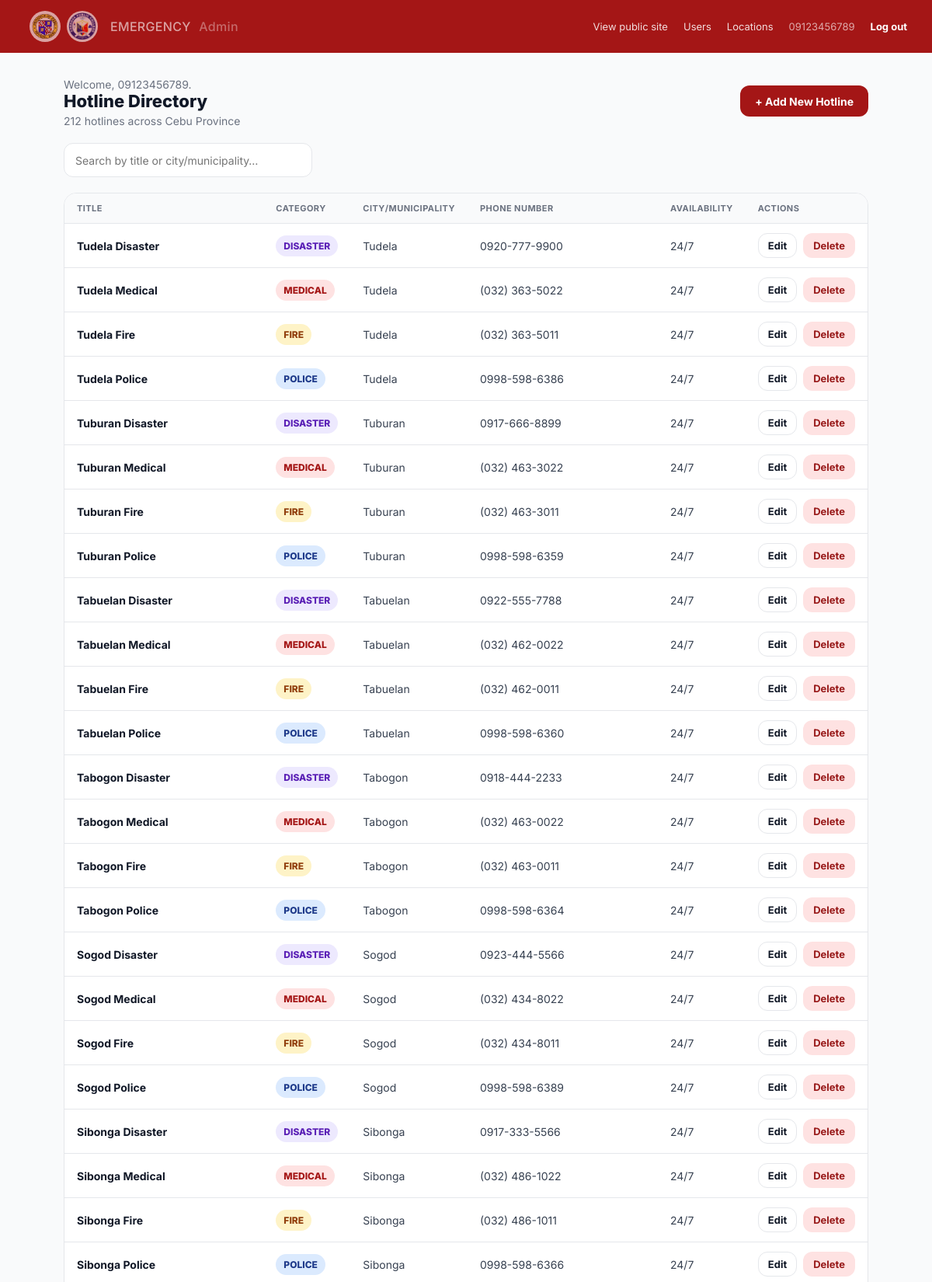
/dashboard.php (signed in, upper part), run on the app's committed database.
### tables this page shows
CREATE TABLE IF NOT EXISTS hotlines (
    id INT AUTO_INCREMENT PRIMARY KEY,
    title VARCHAR(150) NOT NULL,
    category_id INT NOT NULL,
    municipality VARCHAR(100) NOT NULL,
    description TEXT,
    phone_number VARCHAR(100) NOT NULL,
    availability VARCHAR(50) DEFAULT '24/7',
    tag_label VARCHAR(50) DEFAULT 'EMERGENCY',
    created_at TIMESTAMP DEFAULT CURRENT_TIMESTAMP,
    FOREIGN KEY (category_id) REFERENCES categories(id) ON DELETE CASCADE
);

### functions.php (called while the page is built, shortened)
<?php
function e(?string $value): string
{
    return htmlspecialchars($value ?? '', ENT_QUOTES, 'UTF-8');
}
function current_user(): ?array
{
    return $_SESSION['user'] ?? null;
}
function current_user_display_name(): string
{
    $user = current_user();
    return trim((string) ($user['username'] ?? '')) ?: (string) ($user['label'] ?? 'there');
}

### dashboard.php (the view, shortened to what this page needs)
<?php
require_once __DIR__ . '/db.php';
require_once __DIR__ . '/functions.php';
$q = trim($_GET['q'] ?? '');
$sql = 'SELECT h.id, h.title, h.municipality, h.phone_number, h.availability, h.tag_label,
               c.slug AS category_slug, c.name AS category_name
        FROM hotlines h
        JOIN categories c ON c.id = h.category_id';
$params = [];
$sql .= ' ORDER BY h.id DESC';
$stmt = $pdo->prepare($sql);
$stmt->execute($params);
$hotlines = $stmt->fetchAll();
$totalStmt = $pdo->query('SELECT COUNT(*) AS total FROM hotlines');
$total = (int) $totalStmt->fetch()['total'];
include __DIR__ . '/admin-header.php';
?>
    <div class="admin-header-row">
        <div>
            <p class="admin-subtitle">Welcome, <?= e(current_user_display_name()) ?>.</p>
            <h1 class="admin-title">Hotline Directory</h1>
            <p class="admin-subtitle"><?= $total ?> hotline<?= $total === 1 ? '' : 's' ?> across Cebu Province</p>
        </div>
        <a href="<?= BASE_URL ?>/hotline-form.php" class="btn btn--primary">+ Add New Hotline</a>
    </div>
    <form method="get" action="<?= BASE_URL ?>/dashboard.php" class="admin-search">
        <input type="search" name="q" placeholder="Search by title or city/municipality&hellip;" value="<?= e($q) ?>">
    </form>
    <?php if (!$hotlines): ?>
        <div class="admin-table-wrap">
            <p class="admin-empty">
                <?= $q !== '' ? 'No hotlines match "' . e($q) . '".' : 'No hotlines yet — add the first one above.' ?>
            </p>
        </div>
    <?php else: ?>
        <div class="admin-table-wrap">
            <table class="admin-table">
                <thead>
                <tr>
                    <th>Title</th>
                    <th>Category</th>
                    <th>City/Municipality</th>
                    <th>Phone Number</th>
                    <th>Availability</th>
                    <th>Actions</th>
                </tr>
                </thead>
                <tbody>
                <?php foreach ($hotlines as $row): ?>
                    <tr>
                        <td class="admin-table__title"><?= e($row['title']) ?></td>
                        <td><span class="badge badge--<?= e($row['category_slug']) ?>"><?= e($row['tag_label']) ?></span></td>
                        <td><?= e($row['municipality']) ?></td>
                        <td><?= e($row['phone_number']) ?></td>
                        <td><?= e($row['availability']) ?></td>
                        <td>
                            <div class="admin-actions">
                                <a class="btn btn--ghost btn--small" href="<?= BASE_URL ?>/hotline-form.php?id=<?= (int) $row['id'] ?>">Edit</a>
                                <form method="post" action="<?= BASE_URL ?>/delete-hotline.php"
                                      class="js-delete-form" data-title="<?= e($row['title']) ?>">
                                    <button type="submit" class="btn btn--danger btn--small">Delete</button>
                                </form>
                            </div>
                        </td>
                    </tr>
                <?php endforeach; ?>
                </tbody>
            </table>
        </div>
    <?php endif; ?>
</main>
<?php include __DIR__ . '/footer.php'; ?>

### admin-header.php (shortened to what this page needs)
<!DOCTYPE html>
<html lang="en">
<head>
<link rel="stylesheet" href="<?= BASE_URL ?>/style.css?v=<?= filemtime(__DIR__ . '/style.css') ?>">
<link rel="stylesheet" href="<?= BASE_URL ?>/admin.css?v=<?= filemtime(__DIR__ . '/admin.css') ?>">
</head>
<body class="admin-body">
<header class="admin-topbar">
    <a href="<?= BASE_URL ?>/dashboard.php" class="admin-topbar__brand">
        <span class="admin-topbar__logos">
            <img src="<?= BASE_URL ?>/assets/cebu-province-seal.webp" alt="Province of Cebu Official Seal">
            <img src="<?= BASE_URL ?>/assets/cordova-public-college.png" alt="Cordova Public College seal">
        </span>
        <span>EMERGENCY <span>Admin</span></span>
    </a>
    <nav class="admin-topbar__nav">
        <a href="<?= BASE_URL ?>/index.php" target="_blank" rel="noopener">View public site</a>
        <a href="<?= BASE_URL ?>/users.php">Users</a>
        <a href="<?= BASE_URL ?>/locations.php">Locations</a>
        <a href="<?= BASE_URL ?>/profile.php" class="admin-topbar__user"><?= e(current_user_display_name()) ?></a>
        <a href="<?= BASE_URL ?>/logout.php" class="admin-topbar__logout">Log out</a>
    </nav>
</header>
<main class="admin-content">

### footer.php (shortened to what this page needs)
</body>
</html>

### style.css (style rules this page uses)
:root { --color-primary: #a41616; --color-primary-dark: #8f1515; --color-primary-darker: #850606; --color-bg: #f9fafb; --color-white: #ffffff; --color-border: #e5e7eb; --color-heading: #111827; --color-body: #374151; --color-muted: #6b7280; --color-avatar-bg: #f3edf7; --badge-medical-bg: #fee2e2; --badge-medical-text: #a41616; --badge-fire-bg: #fef3c7; --badge-fire-text: #92400e; --badge-police-bg: #dbeafe; --badge-police-text: #1e3a8a; --badge-others-bg: #ede9fe; --badge-others-text: #5b21b6; --badge-default-bg: #f3f4f6; --badge-default-text: #374151; --radius-pill: 999px; --radius-card: 20px; --radius-button: 14px; --radius-input: 12px; --shadow-header: 0 6px 8px rgba(0, 0, 0, 0.1); --shadow-card: 0 18px 18px rgba(0, 0, 0, 0.07), 0 2px 4px rgba(0, 0, 0, 0.04); --shadow-chip: 0 2px 4px rgba(0, 0, 0, 0.04); --shadow-chip-active: 0 8px 9px rgba(164, 22, 22, 0.15); --shadow-button: 0 10px 10px rgba(164, 22, 22, 0.15); --font-sans: 'Inter', system-ui, -apple-system, 'Segoe UI', sans-serif; --content-max: 1080px; }
* { box-sizing: border-box; }
html, body { margin: 0; padding: 0; }
body { background: var(--color-bg); color: var(--color-body); font-family: var(--font-sans); -webkit-font-smoothing: antialiased; min-height: 100vh; display: flex; flex-direction: column; }
a { color: inherit; text-decoration: none; }
button { font-family: inherit; }
img, svg { display: block; }
.site-header__logos, .admin-topbar__logos { display: inline-flex; align-items: center; gap: 8px; }
.site-header__logos img, .admin-topbar__logos img { width: 40px; height: 40px; object-fit: contain; border-radius: 50%; background: #fff; padding: 2px; }
.badge { display: inline-flex; padding: 6px 10px; border-radius: var(--radius-pill); font-weight: 800; font-size: 12px; white-space: nowrap; flex-shrink: 0; background: var(--badge-default-bg); color: var(--badge-default-text); }
.badge--medical { background: var(--badge-medical-bg); color: var(--badge-medical-text); }
.badge--fire { background: var(--badge-fire-bg); color: var(--badge-fire-text); }
.badge--police { background: var(--badge-police-bg); color: var(--badge-police-text); }
.badge--others { background: var(--badge-others-bg); color: var(--badge-others-text); }

### data on the page
hotlines: title "Tudela Disaster", tag_label "DISASTER", municipality "Tudela", phone_number "0920-777-9900", availability "24/7"
hotlines: title "Tudela Medical", tag_label "MEDICAL", municipality "Tudela", phone_number "(032) 363-5022", availability "24/7"
hotlines: title "Tudela Fire", tag_label "FIRE", municipality "Tudela", phone_number "(032) 363-5011", availability "24/7"
hotlines: title "Tudela Police", tag_label "POLICE", municipality "Tudela", phone_number "0998-598-6386", availability "24/7"
hotlines: title "Tuburan Disaster", tag_label "DISASTER", municipality "Tuburan", phone_number "0917-666-8899", availability "24/7"
hotlines: title "Tuburan Medical", tag_label "MEDICAL", municipality "Tuburan", phone_number "(032) 463-3022", availability "24/7"
hotlines: title "Tuburan Fire", tag_label "FIRE", municipality "Tuburan", phone_number "(032) 463-3011", availability "24/7"
hotlines: title "Tuburan Police", tag_label "POLICE", municipality "Tuburan", phone_number "0998-598-6359", availability "24/7"
hotlines: title "Tabuelan Disaster", tag_label "DISASTER", municipality "Tabuelan", phone_number "0922-555-7788", availability "24/7"
hotlines: title "Tabuelan Medical", tag_label "MEDICAL", municipality "Tabuelan", phone_number "(032) 462-0022", availability "24/7"
hotlines: title "Tabuelan Fire", tag_label "FIRE", municipality "Tabuelan", phone_number "(032) 462-0011", availability "24/7"
hotlines: title "Tabuelan Police", tag_label "POLICE", municipality "Tabuelan", phone_number "0998-598-6360", availability "24/7"
hotlines: title "Tabogon Disaster", tag_label "DISASTER", municipality "Tabogon", phone_number "0918-444-2233", availability "24/7"
hotlines: title "Tabogon Medical", tag_label "MEDICAL", municipality "Tabogon", phone_number "(032) 463-0022", availability "24/7"
hotlines: title "Tabogon Fire", tag_label "FIRE", municipality "Tabogon", phone_number "(032) 463-0011", availability "24/7"
hotlines: title "Tabogon Police", tag_label "POLICE", municipality "Tabogon", phone_number "0998-598-6364", availability "24/7"
hotlines: title "Sogod Disaster", tag_label "DISASTER", municipality "Sogod", phone_number "0923-444-5566", availability "24/7"
hotlines: title "Sogod Medical", tag_label "MEDICAL", municipality "Sogod", phone_number "(032) 434-8022", availability "24/7"
hotlines: title "Sogod Fire", tag_label "FIRE", municipality "Sogod", phone_number "(032) 434-8011", availability "24/7"
hotlines: title "Sogod Police", tag_label "POLICE", municipality "Sogod", phone_number "0998-598-6389", availability "24/7"
hotlines: title "Sibonga Disaster", tag_label "DISASTER", municipality "Sibonga", phone_number "0917-333-5566", availability "24/7"
hotlines: title "Sibonga Medical", tag_label "MEDICAL", municipality "Sibonga", phone_number "(032) 486-1022", availability "24/7"
hotlines: title "Sibonga Fire", tag_label "FIRE", municipality "Sibonga", phone_number "(032) 486-1011", availability "24/7"
hotlines: title "Sibonga Police", tag_label "POLICE", municipality "Sibonga", phone_number "0998-598-6366", availability "24/7"

### other printed values
current_user_display_name() "09123456789"
$total "212"
